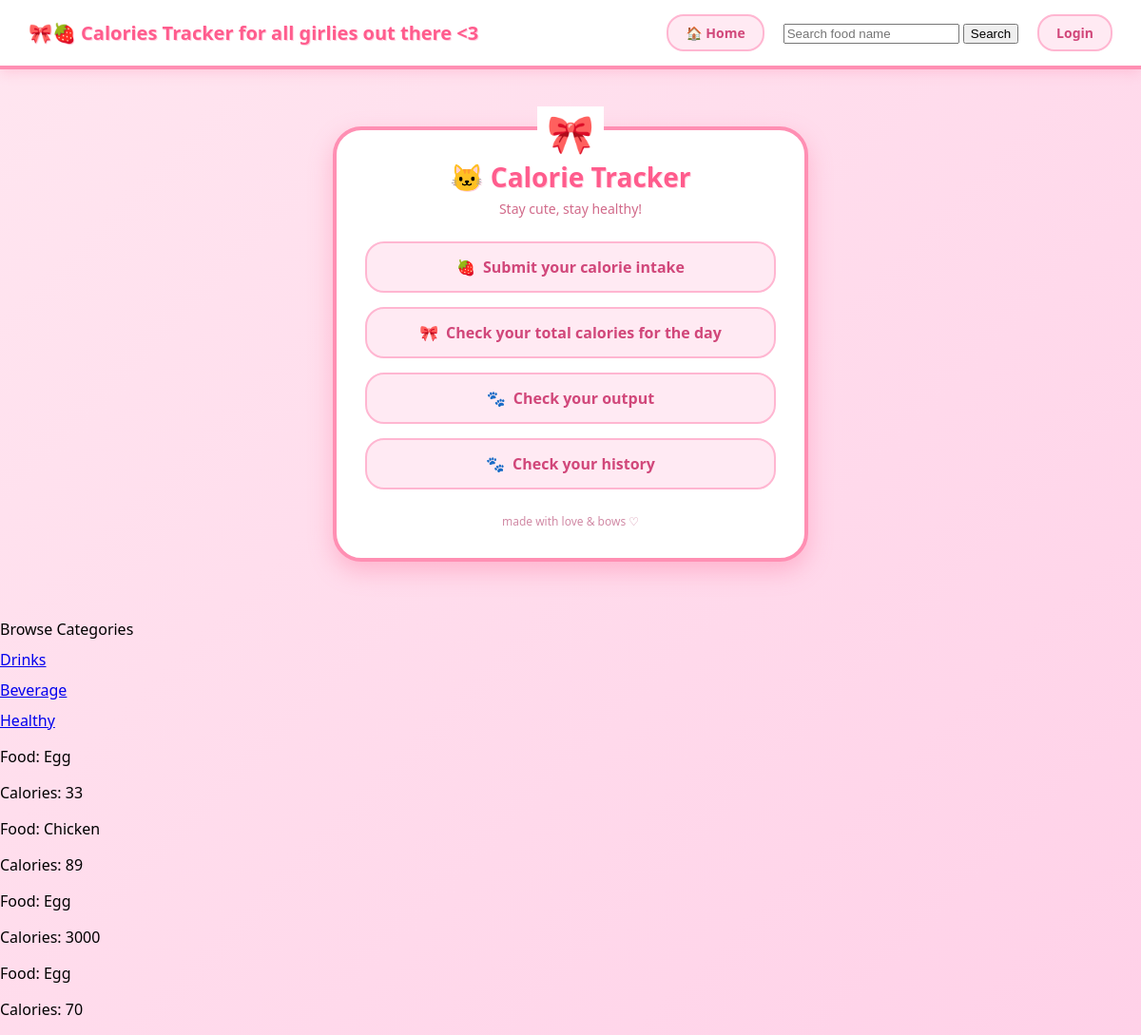
/home/, run on the app's committed database.
### tracker/models.py (models this page shows, shortened)
class Category(models.Model):
    category = models.CharField(max_length=200)

class CaloriesTracker(models.Model):
    user = models.ForeignKey(User, on_delete=models.CASCADE)
    category = models.ForeignKey(Category, on_delete=models.CASCADE)
    food = models.CharField(max_length=100)
    calories = models.IntegerField()
    quantity = models.IntegerField()
    protein = models.IntegerField()
    fiber = models.IntegerField()
    carb = models.IntegerField()
    updated = models.DateTimeField(auto_now=True)
    created = models.DateTimeField(auto_now_add=True)
    date = models.DateField(default=timezone.now)
    class Meta:
        ordering = ["created", "updated"]

### tracker/views.py (the view)
# urls.py: 2. Add a URL to urlpatterns:  path('', views.home, name='home')
def home(request):
    q = request.GET.get("q") if request.GET.get("q") != None else ""
    foods = CaloriesTracker.objects.filter(
        Q(food__icontains=q)|
        Q(category__category__icontains=q)
    )
    category = Category.objects.all()
    context = {
        'Category':category,
        'foods':  foods,
    }
    return render(request, 'website/home.html', context)

### tracker/templates/website/home.html (shortened to what this page needs)
{% extends 'website/main.html' %}
{% load static %}
{% block content %}
<div class="kitty-container">
    <div class="kitty-title">🐱 Calorie Tracker</div>
    <div class="kitty-subtitle">Stay cute, stay healthy!</div>
    <div class="kitty-nav">
        <a class="kitty-link" href="{% url 'tracker' %}">
            <span class="kitty-emoji">🍓</span>Submit your calorie intake
        </a>
        <a class="kitty-link" href="{% url 'totalcalories' %}">
            <span class="kitty-emoji">🎀</span>Check your total calories for the day
        </a>
        <a class="kitty-link" href="{% url 'view' %}">
            <span class="kitty-emoji">🐾</span>Check your output
        </a>
        <a class="kitty-link" href="{% url 'history' %}">
            <span class="kitty-emoji">🐾</span>Check your history
        </a>
    </div>
    <div class="kitty-footer">made with love & bows ♡</div>
</div>
<div class="categories">
    Browse Categories
    {% for calorie in Category %}
    <a href="{% url 'home' %}?q={{ calorie.category }}"> {{ calorie.category }}
</a>
    {% endfor %}
</div>
<div>
    {% for calorie in foods %}
    <p>Food: {{ calorie.food }}</p>
    <p>Calories: {{ calorie.calories }}
</p>
    {% endfor %}
</div>
{% endblock %}

### tracker/templates/website/main.html (style rules this page uses)
* { box-sizing: border-box; }
body { margin: 0; min-height: 100vh; background: linear-gradient(135deg, #ffe6f0 0%, #ffd1e8 100%); font-family: 'Comic Sans MS', 'Segoe UI', sans-serif; }

### tracker/templates/website/home.html (style rules this page uses)
body { background: linear-gradient(135deg, #ffe6f0 0%, #ffd1e8 100%); font-family: 'Comic Sans MS', 'Segoe UI', sans-serif; }
.kitty-container { max-width: 500px; margin: 60px auto; background: #ffffff; border: 4px solid #ff8fb3; border-radius: 30px; padding: 30px; text-align: center; box-shadow: 0 10px 25px rgba(255, 105, 150, 0.35); position: relative; }
.kitty-container::before { content: "🎀"; font-size: 40px; position: absolute; top: -25px; left: 50%; transform: translateX(-50%); background: #fff; padding: 0 10px; }
.kitty-title { color: #ff5c8d; font-size: 28px; font-weight: bold; margin-bottom: 5px; text-shadow: 1px 1px 0px #ffd1e0; }
.kitty-subtitle { color: #d16a8a; font-size: 14px; margin-bottom: 25px; }
.kitty-nav { display: flex; flex-direction: column; gap: 15px; }
.kitty-link { display: block; text-decoration: none; background: #ffeaf3; border: 2px solid #ffb6d1; color: #d1477a; font-weight: bold; font-size: 16px; padding: 14px 20px; border-radius: 20px; transition: all 0.25s ease; }
.kitty-emoji { margin-right: 8px; }
.kitty-footer { margin-top: 25px; font-size: 12px; color: #d18aa5; }
.categories { display: flex; flex-direction: column; gap: 10px; }

### data on the page
Category: category "Drinks"
Category: category "Beverage"
Category: category "Healthy"
CaloriesTracker: food "Egg", calories "33"
CaloriesTracker: food "Chicken", calories "89"
CaloriesTracker: food "Egg", calories "3000"
CaloriesTracker: food "Egg", calories "70"
